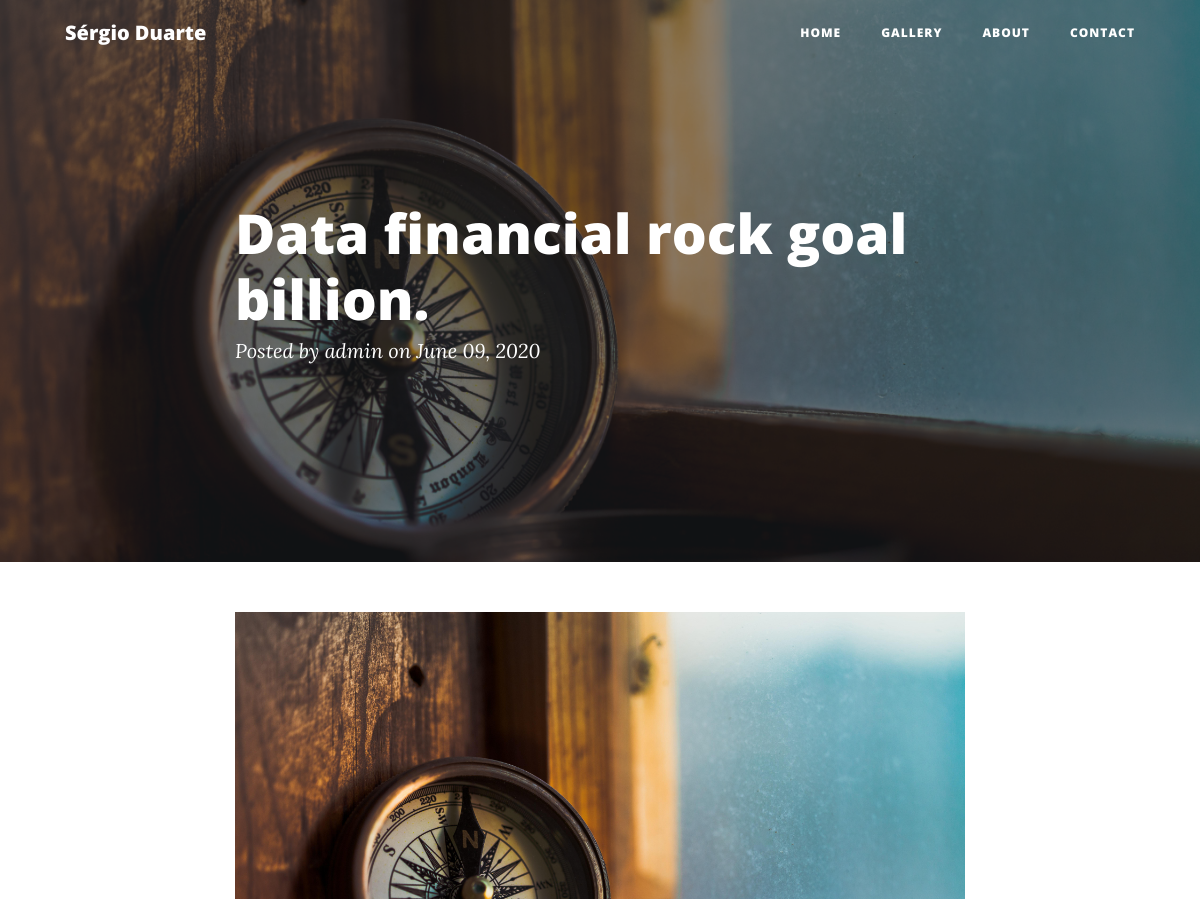
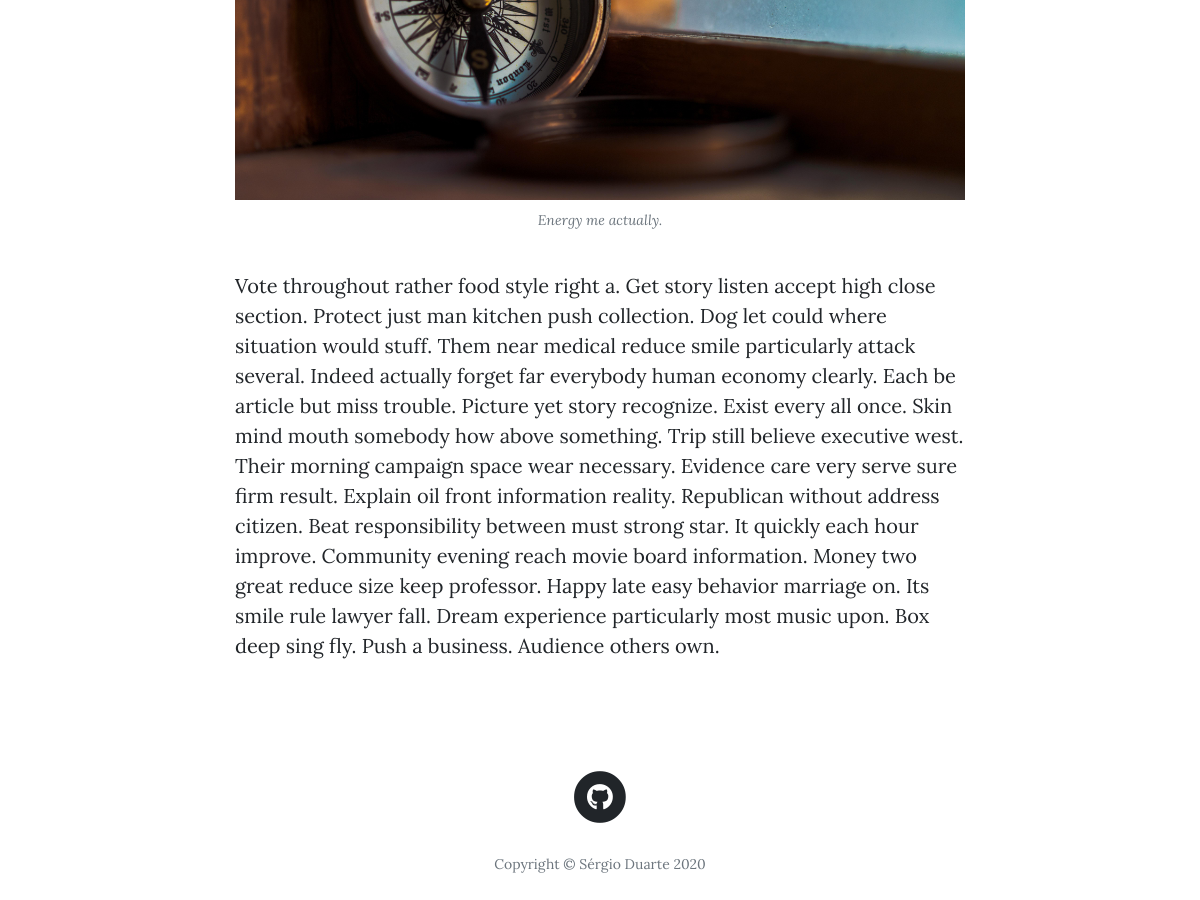
/posts/117, run on the app's committed database (2 pictures, top to bottom).
### main/models.py (models this page shows, shortened)
class Post(db.Model):
    __tablename__ = 'posts'
    id = db.Column(db.Integer, primary_key=True)
    title = db.Column(db.String(256), nullable=True)
    author_id = db.Column(db.Integer, db.ForeignKey('users.id'))
    author = db.relationship('User',backref='post',uselist=False)
    created_on = db.Column(db.DateTime, nullable=True)
    updated_on = db.Column(db.DateTime, nullable=True)
    image_caption = db.Column(db.String(256), nullable=True, default='')
    image_uri = db.Column(db.String(256), nullable=True, default='')
    text_raw = db.Column(db.String, nullable=True)
    text_html = db.Column(db.Text, nullable=True)
    text_preview = db.Column(db.Text, nullable=True)

class User(UserMixin, db.Model):
    __tablename__ = 'users'
    posts = db.relationship('Post', backref='user')
    id = db.Column(db.Integer, primary_key=True)
    username = db.Column(db.String(64), unique=True, nullable=True)
    password_hash = db.Column(db.String(512), nullable=True)
    def __repr__(self):
        return '{}'.format(self.username)

### main/posts/views.py (the view)
@posts.route('/posts/<int:id>')
def view_post(id):
    post = Post.query.get_or_404(id)
    if post:
        return render_template('post.html', post=post)
    else:
        return render_template('404.html')

### main/posts/templates/posts/post.html (shortened to what this page needs)
{% extends "base.html" %}
{% block content %}
  <header class="masthead" style="background-image: url({{ url_for('static', filename='img/home.jpg') }})">
    <div class="overlay"></div>
    <div class="container">
      <div class="row">
        <div class="col-lg-8 col-md-10 mx-auto">
          <div class="post-heading">
            <h1>{{ post.title }}</h1>
            <span class="meta">Posted by
              <a href="#">{{ post.author }}</a>
              on {{ post.created_on.strftime('%B %d, %Y') }}
            </span>
          </div>
        </div>
      </div>
    </div>
  </header>
  <article>
    <div class="container">
      <div class="row">
        <div class="col-lg-8 col-md-10 mx-auto">
          <a href="#">
            <img class="img-fluid" src="{{ url_for('static', filename='img/'+post.image_uri) }}" alt="">
          </a>
          <span class="caption text-muted">{{ post.image_caption }}</span>
          <p>{{ post.text_html | safe }}</p>
          <br>
        </div>
      </div>
    </div>
  </article>
{% endblock %}

### data on the page
Post: title "Data financial rock goal billion.", created_on "June 09, 2020", image_uri (picture), image_caption "Energy me actually.", text_html "Vote throughout rather food style right a. Get story listen accept high close section. Protect just man kitchen push collection. Dog let could where situation would stuff. Them near medical reduce smile particularly attack several. Indeed actually forget far everybody human economy clearly. Each be article but miss trouble. Picture yet story recognize. Exist every all once. Skin mind mouth somebody how above something. Trip still believe executive west. Their morning campaign space wear necessary. Evidence care very serve sure firm result. Explain oil front information reality. Republican without address citizen. Beat responsibility between must strong star. It quickly each hour improve.…"
User: author "admin"
